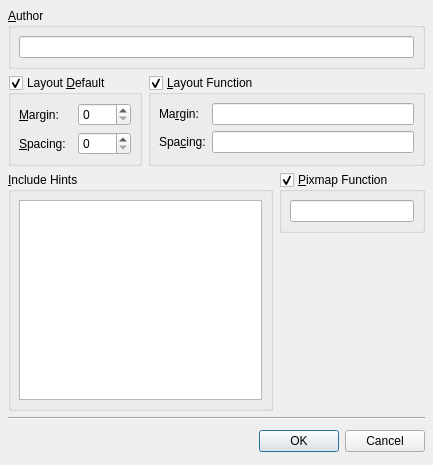
<ui version="4.0" >
 <author></author>
  <comment>*********************************************************************
**
** Copyright (C) 1992-2006 Trolltech ASA. All rights reserved.
**
** This file is part of the Qt Designer of the Qt Toolkit.
**
** This file may be used under the terms of the GNU General Public
** License version 2.0 as published by the Free Software Foundation
** and appearing in the file LICENSE.GPL included in the packaging of
** this file.  Please review the following information to ensure GNU
** General Public Licensing requirements will be met:
** http://www.trolltech.com/products/qt/opensource.html
**
** If you are unsure which license is appropriate for your use, please
** review the following information:
** http://www.trolltech.com/products/qt/licensing.html or contact the
** sales department at sales@trolltech.com.
**
** This file is provided AS IS with NO WARRANTY OF ANY KIND, INCLUDING THE
** WARRANTY OF DESIGN, MERCHANTABILITY AND FITNESS FOR A PARTICULAR PURPOSE.
**
*********************************************************************</comment>
 <exportmacro></exportmacro>
 <class>FormWindowSettings</class>
 <widget class="QDialog" name="FormWindowSettings" >
  <property name="geometry" >
   <rect>
    <x>0</x>
    <y>0</y>
    <width>433</width>
    <height>465</height>
   </rect>
  </property>
  <property name="windowTitle" >
   <string>Form Settings</string>
  </property>
  <layout class="QGridLayout" >
   <property name="margin" >
    <number>8</number>
   </property>
   <property name="spacing" >
    <number>6</number>
   </property>
   <item row="3" column="1" >
    <spacer>
     <property name="orientation" >
      <enum>Qt::Vertical</enum>
     </property>
     <property name="sizeHint" >
      <size>
       <width>111</width>
       <height>115</height>
      </size>
     </property>
    </spacer>
   </item>
   <item row="2" column="1" >
    <layout class="QHBoxLayout" >
     <property name="margin" >
      <number>0</number>
     </property>
     <property name="spacing" >
      <number>6</number>
     </property>
     <item>
      <widget class="QGroupBox" name="pixmapFunctionGroupBox" >
       <property name="title" >
        <string>&amp;Pixmap Function</string>
       </property>
       <property name="checkable" >
        <bool>true</bool>
       </property>
       <layout class="QVBoxLayout" >
        <property name="margin" >
         <number>8</number>
        </property>
        <property name="spacing" >
         <number>6</number>
        </property>
        <item>
         <widget class="QLineEdit" name="pixmapFunctionLineEdit" />
        </item>
       </layout>
      </widget>
     </item>
    </layout>
   </item>
   <item rowspan="2" row="2" column="0" >
    <widget class="QGroupBox" name="includeHintsGroupBox" >
     <property name="title" >
      <string>&amp;Include Hints</string>
     </property>
     <layout class="QVBoxLayout" >
      <property name="margin" >
       <number>8</number>
      </property>
      <property name="spacing" >
       <number>6</number>
      </property>
      <item>
       <widget class="QTextEdit" name="includeHintsTextEdit" />
      </item>
     </layout>
    </widget>
   </item>
   <item row="0" column="0" colspan="2" >
    <widget class="QGroupBox" name="pixmapFunctionGroupBox_2" >
     <property name="title" >
      <string>&amp;Author</string>
     </property>
     <layout class="QVBoxLayout" >
      <property name="margin" >
       <number>8</number>
      </property>
      <property name="spacing" >
       <number>6</number>
      </property>
      <item>
       <widget class="QLineEdit" name="authorLineEdit" />
      </item>
     </layout>
    </widget>
   </item>
   <item row="1" column="0" colspan="2" >
    <layout class="QHBoxLayout" >
     <property name="margin" >
      <number>0</number>
     </property>
     <property name="spacing" >
      <number>6</number>
     </property>
     <item>
      <widget class="QGroupBox" name="layoutDefaultGroupBox" >
       <property name="title" >
        <string>Layout &amp;Default</string>
       </property>
       <property name="checkable" >
        <bool>true</bool>
       </property>
       <layout class="QGridLayout" >
        <property name="margin" >
         <number>8</number>
        </property>
        <property name="spacing" >
         <number>6</number>
        </property>
        <item row="1" column="0" >
         <widget class="QLabel" name="label_2" >
          <property name="text" >
           <string>&amp;Spacing:</string>
          </property>
          <property name="buddy" >
           <cstring>defaultSpacingSpinBox</cstring>
          </property>
         </widget>
        </item>
        <item row="0" column="0" >
         <widget class="QLabel" name="label" >
          <property name="text" >
           <string>&amp;Margin:</string>
          </property>
          <property name="buddy" >
           <cstring>defaultMarginSpinBox</cstring>
          </property>
         </widget>
        </item>
        <item row="1" column="1" >
         <widget class="QSpinBox" name="defaultSpacingSpinBox" />
        </item>
        <item row="0" column="1" >
         <widget class="QSpinBox" name="defaultMarginSpinBox" />
        </item>
       </layout>
      </widget>
     </item>
     <item>
      <widget class="QGroupBox" name="layoutFunctionGroupBox" >
       <property name="title" >
        <string>&amp;Layout Function</string>
       </property>
       <property name="checkable" >
        <bool>true</bool>
       </property>
       <layout class="QGridLayout" >
        <property name="margin" >
         <number>8</number>
        </property>
        <property name="spacing" >
         <number>6</number>
        </property>
        <item row="1" column="1" >
         <widget class="QLineEdit" name="spacingFunctionLineEdit" />
        </item>
        <item row="0" column="1" >
         <widget class="QLineEdit" name="marginFunctionLineEdit" />
        </item>
        <item row="0" column="0" >
         <widget class="QLabel" name="label_3" >
          <property name="text" >
           <string>Ma&amp;rgin:</string>
          </property>
          <property name="buddy" >
           <cstring>marginFunctionLineEdit</cstring>
          </property>
         </widget>
        </item>
        <item row="1" column="0" >
         <widget class="QLabel" name="label_3_2" >
          <property name="text" >
           <string>Spa&amp;cing:</string>
          </property>
          <property name="buddy" >
           <cstring>spacingFunctionLineEdit</cstring>
          </property>
         </widget>
        </item>
       </layout>
      </widget>
     </item>
    </layout>
   </item>
   <item row="4" column="0" colspan="2" >
    <widget class="Line" name="line" >
     <property name="orientation" >
      <enum>Qt::Horizontal</enum>
     </property>
    </widget>
   </item>
   <item row="5" column="0" colspan="2" >
    <layout class="QHBoxLayout" >
     <property name="margin" >
      <number>0</number>
     </property>
     <property name="spacing" >
      <number>6</number>
     </property>
     <item>
      <spacer>
       <property name="orientation" >
        <enum>Qt::Horizontal</enum>
       </property>
       <property name="sizeHint" >
        <size>
         <width>131</width>
         <height>31</height>
        </size>
       </property>
      </spacer>
     </item>
     <item>
      <widget class="QPushButton" name="okButton" >
       <property name="text" >
        <string>OK</string>
       </property>
       <property name="default" >
        <bool>true</bool>
       </property>
      </widget>
     </item>
     <item>
      <widget class="QPushButton" name="cancelButton" >
       <property name="text" >
        <string>Cancel</string>
       </property>
      </widget>
     </item>
    </layout>
   </item>
  </layout>
 </widget>
 <pixmapfunction></pixmapfunction>
 <tabstops>
  <tabstop>authorLineEdit</tabstop>
  <tabstop>defaultMarginSpinBox</tabstop>
  <tabstop>defaultSpacingSpinBox</tabstop>
  <tabstop>marginFunctionLineEdit</tabstop>
  <tabstop>spacingFunctionLineEdit</tabstop>
  <tabstop>pixmapFunctionLineEdit</tabstop>
  <tabstop>okButton</tabstop>
  <tabstop>cancelButton</tabstop>
 </tabstops>
 <resources/>
 <connections>
  <connection>
   <sender>okButton</sender>
   <signal>clicked()</signal>
   <receiver>FormWindowSettings</receiver>
   <slot>accept()</slot>
   <hints>
    <hint type="sourcelabel" >
     <x>351</x>
     <y>38</y>
    </hint>
    <hint type="destinationlabel" >
     <x>233</x>
     <y>29</y>
    </hint>
   </hints>
  </connection>
  <connection>
   <sender>cancelButton</sender>
   <signal>clicked()</signal>
   <receiver>FormWindowSettings</receiver>
   <slot>reject()</slot>
   <hints>
    <hint type="sourcelabel" >
     <x>330</x>
     <y>66</y>
    </hint>
    <hint type="destinationlabel" >
     <x>197</x>
     <y>125</y>
    </hint>
   </hints>
  </connection>
 </connections>
</ui>
